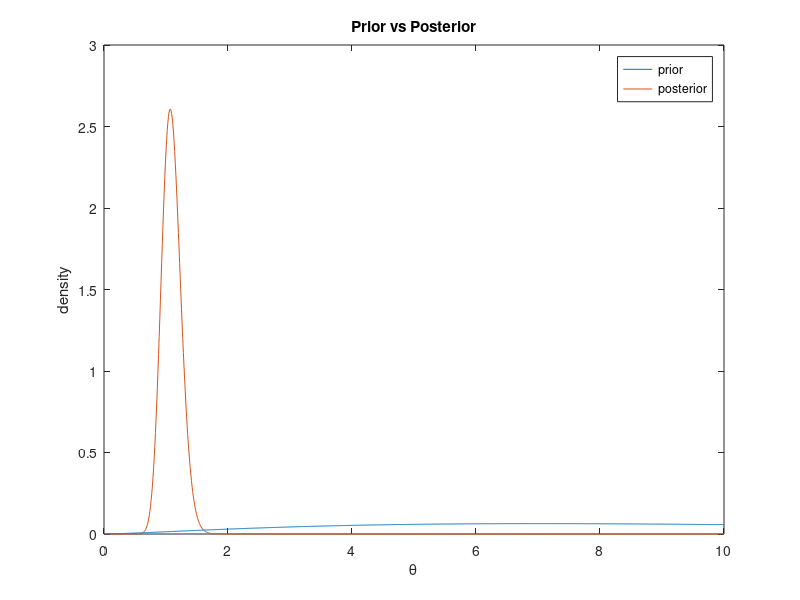

Reproduce this figure in MATLAB.
clear all;
load data_2a_v2.mat;

N = length  (w);
theta_param = 0:0.01:10;

psi = 1/(1/B + 1/2*sum(log(w./h).^2));
theta_star = psi*(A + N/2 - 1)

prior_dist_fun = @(x) gampdf(x, A,B);
post_dist_fun = @(x) gampdf(x, A+N/2, psi);

figure('Name','Prior vs Posterior');
plot(theta_param, prior_dist_fun(theta_param)); hold on;
plot(theta_param, post_dist_fun(theta_param));
xlabel('\theta');
ylabel('density');
title('Prior vs Posterior');
legend('prior', 'posterior');
